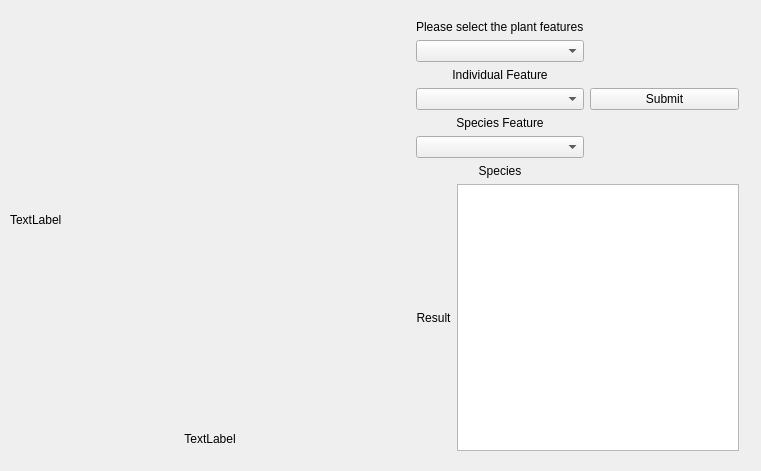
<?xml version="1.0" encoding="UTF-8"?>
<ui version="4.0">
 <class>reverseConduct</class>
 <widget class="QWidget" name="reverseConduct">
  <property name="geometry">
   <rect>
    <x>0</x>
    <y>0</y>
    <width>761</width>
    <height>471</height>
   </rect>
  </property>
  <property name="windowTitle">
   <string>Form</string>
  </property>
  <widget class="QWidget" name="layoutWidget">
   <property name="geometry">
    <rect>
     <x>10</x>
     <y>20</y>
     <width>729</width>
     <height>431</height>
    </rect>
   </property>
   <layout class="QHBoxLayout" name="horizontalLayout_3">
    <item>
     <layout class="QVBoxLayout" name="verticalLayout">
      <property name="sizeConstraint">
       <enum>QLayout::SetNoConstraint</enum>
      </property>
      <item>
       <widget class="QLabel" name="lab_pic">
        <property name="minimumSize">
         <size>
          <width>400</width>
          <height>400</height>
         </size>
        </property>
        <property name="maximumSize">
         <size>
          <width>400</width>
          <height>400</height>
         </size>
        </property>
        <property name="text">
         <string>TextLabel</string>
        </property>
       </widget>
      </item>
      <item>
       <widget class="QLabel" name="lab_name">
        <property name="text">
         <string>TextLabel</string>
        </property>
        <property name="alignment">
         <set>Qt::AlignCenter</set>
        </property>
       </widget>
      </item>
     </layout>
    </item>
    <item>
     <layout class="QVBoxLayout" name="verticalLayout_7">
      <item>
       <layout class="QHBoxLayout" name="horizontalLayout">
        <item>
         <layout class="QVBoxLayout" name="verticalLayout_6">
          <item>
           <widget class="QLabel" name="label_4">
            <property name="text">
             <string>Please select the plant features</string>
            </property>
           </widget>
          </item>
          <item>
           <layout class="QVBoxLayout" name="verticalLayout_5">
            <item>
             <layout class="QVBoxLayout" name="verticalLayout_2">
              <item>
               <widget class="MultiSelectComboBox" name="sel_indi_fea"/>
              </item>
              <item>
               <widget class="QLabel" name="label">
                <property name="text">
                 <string>Individual Feature</string>
                </property>
                <property name="alignment">
                 <set>Qt::AlignCenter</set>
                </property>
               </widget>
              </item>
             </layout>
            </item>
            <item>
             <layout class="QVBoxLayout" name="verticalLayout_3">
              <item>
               <widget class="MultiSelectComboBox" name="sel_spec_fea"/>
              </item>
              <item>
               <widget class="QLabel" name="label_2">
                <property name="text">
                 <string>Species Feature</string>
                </property>
                <property name="alignment">
                 <set>Qt::AlignCenter</set>
                </property>
               </widget>
              </item>
             </layout>
            </item>
            <item>
             <layout class="QVBoxLayout" name="verticalLayout_4">
              <item>
               <widget class="MultiSelectComboBox" name="sel_spec"/>
              </item>
              <item>
               <widget class="QLabel" name="label_3">
                <property name="text">
                 <string>Species</string>
                </property>
                <property name="alignment">
                 <set>Qt::AlignCenter</set>
                </property>
               </widget>
              </item>
             </layout>
            </item>
           </layout>
          </item>
         </layout>
        </item>
        <item>
         <widget class="QPushButton" name="btn_submit">
          <property name="text">
           <string>Submit</string>
          </property>
         </widget>
        </item>
       </layout>
      </item>
      <item>
       <layout class="QHBoxLayout" name="horizontalLayout_2">
        <item>
         <widget class="QLabel" name="label_5">
          <property name="text">
           <string>Result</string>
          </property>
          <property name="alignment">
           <set>Qt::AlignCenter</set>
          </property>
         </widget>
        </item>
        <item>
         <widget class="QTextEdit" name="text_result">
          <property name="readOnly">
           <bool>true</bool>
          </property>
         </widget>
        </item>
       </layout>
      </item>
     </layout>
    </item>
   </layout>
  </widget>
 </widget>
 <customwidgets>
  <customwidget>
   <class>MultiSelectComboBox</class>
   <extends>QComboBox</extends>
   <header location="global">multiselectcombobox.h</header>
  </customwidget>
 </customwidgets>
 <resources/>
 <connections/>
</ui>
